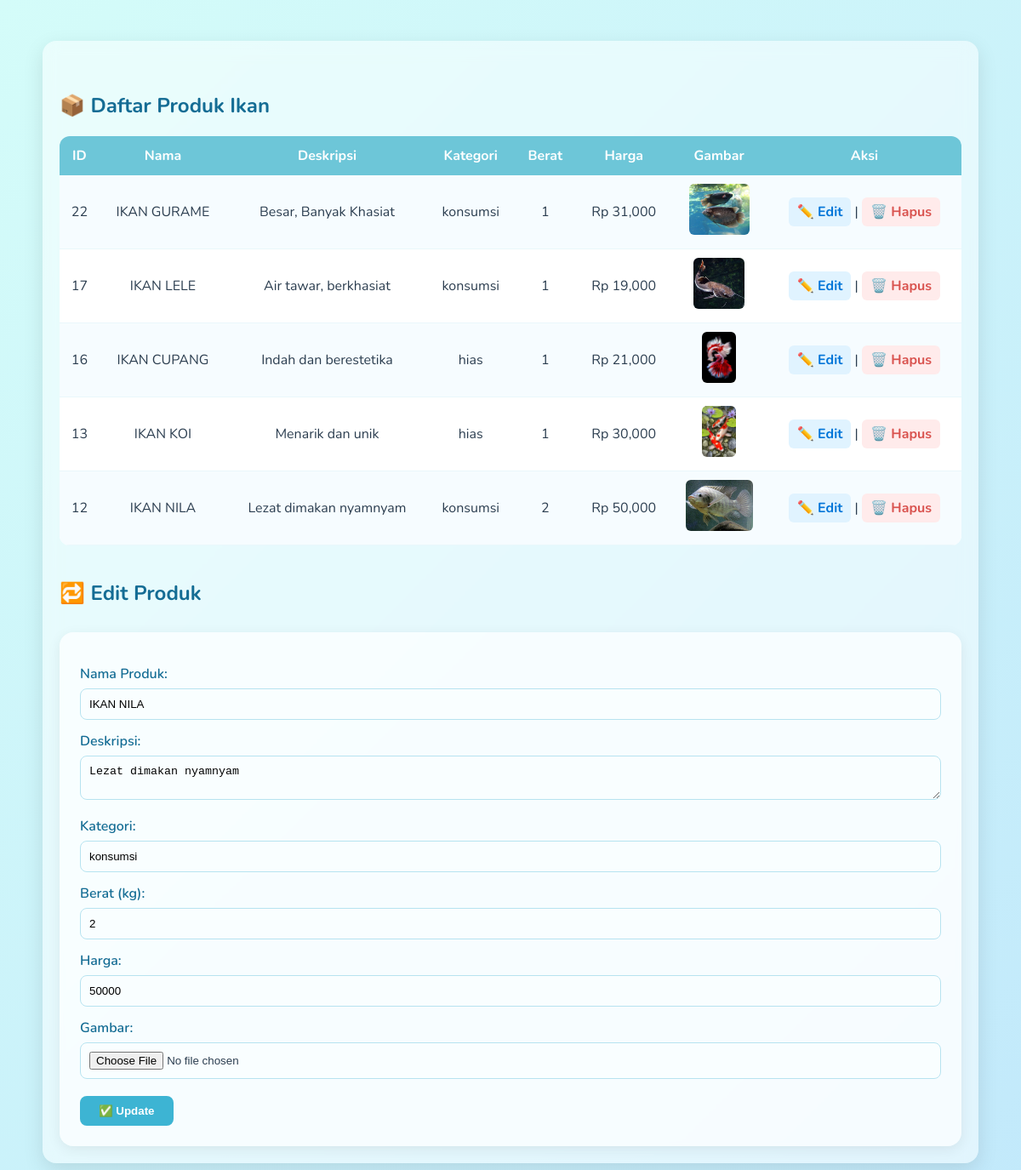
The page /backend/api/productFish/admin/index.php?edit=12 on the database its author committed.
### tables this page shows
CREATE TABLE `productfish` (
  `id` int NOT NULL,
  `nama` varchar(255) DEFAULT NULL,
  `deskripsi` text,
  `kategori` varchar(100) DEFAULT NULL,
  `berat` int DEFAULT NULL,
  `harga` int DEFAULT NULL,
  `gambar` varchar(255) DEFAULT NULL
);

### backend/api/productFish/admin/index.php (the view, shortened to what this page needs)
<?php
$pdo = new PDO("mysql:host=localhost;dbname=dbkita", "root", "");
$produk = $pdo->query("SELECT * FROM productFish ORDER BY id DESC")->fetchAll(PDO::FETCH_ASSOC);
$edit = null;
if (isset($_GET['edit']) && is_numeric($_GET['edit'])) {
    $stmt = $pdo->prepare("SELECT * FROM productFish WHERE id = ?");
    $stmt->execute([$_GET['edit']]);
    $edit = $stmt->fetch(PDO::FETCH_ASSOC);
}
?>
<!DOCTYPE html>
<html>
<head>
</head>
<body>
  <div class="container">
    <h2>📦 Daftar Produk Ikan</h2>
    <table>
      <tr>
        <th>ID</th>
        <th>Nama</th>
        <th>Deskripsi</th>
        <th>Kategori</th>
        <th>Berat</th>
        <th>Harga</th>
        <th>Gambar</th>
        <th>Aksi</th>
      </tr>
      <?php foreach ($produk as $row): ?>
      <tr>
        <td><?= $row['id'] ?></td>
        <td><?= htmlspecialchars($row['nama']) ?></td>
        <td><?= htmlspecialchars($row['deskripsi']) ?></td>
        <td><?= htmlspecialchars($row['kategori']) ?></td>
        <td><?= $row['berat'] ?></td>
        <td>Rp <?= number_format($row['harga']) ?></td>
        <td>
          <?php if ($row['gambar']): ?>
            <img src="../upload/<?= $row['gambar'] ?>" alt="">
          <?php endif ?>
        </td>
        <td>
          <a href="?edit=<?= $row['id'] ?>" class="edit">✏️ Edit</a> |
          <a href="?hapus=<?= $row['id'] ?>" onclick="return confirm('Hapus produk ini?')" class="hapus">🗑️ Hapus</a>
        </td>
      </tr>
      <?php endforeach ?>
    </table>
    <h2><?= $edit ? '🔁 Edit Produk' : '➕ Tambah Produk Baru' ?></h2>
    <form method="POST" enctype="multipart/form-data">
      <label>Nama Produk:</label>
      <input type="text" name="nama" value="<?= $edit['nama'] ?? '' ?>">
      <label>Deskripsi:</label>
      <textarea name="deskripsi"><?= $edit['deskripsi'] ?? '' ?></textarea>
      <label>Kategori:</label>
      <input type="text" name="kategori" value="<?= $edit['kategori'] ?? '' ?>">
      <label>Berat (kg):</label>
      <input type="number" name="berat" value="<?= $edit['berat'] ?? 1 ?>" step="0.1">
      <label>Harga:</label>
      <input type="number" name="harga" value="<?= $edit['harga'] ?? 0 ?>">
      <label>Gambar:</label>
      <input type="file" name="gambar">
      <button type="submit"><?= $edit ? '✅ Update' : '💾 Simpan' ?></button>
    </form>
  </div>
</body>
</html>

### backend/api/productFish/admin/index.php (style rules this page uses)
* { box-sizing: border-box; }
body { font-family: 'Nunito', sans-serif; background: linear-gradient(135deg, #d4fcf9, #c2e9fb); color: #2c3e50; padding: 40px; }
h2 { color: #146c94; margin-top: 40px; }
.container { max-width: 1100px; margin: auto; padding: 20px; background: rgba(255, 255, 255, 0.5); border-radius: 16px; box-shadow: 0 8px 24px rgba(0,0,0,0.1); backdrop-filter: blur(10px); }
table { width: 100%; border-collapse: collapse; margin-top: 20px; background-color: white; border-radius: 12px; overflow: hidden; }
th { background-color: #6dc6d8; color: white; padding: 12px; }
td { padding: 10px; text-align: center; border-bottom: 1px solid #e9f7fb; }
tr:nth-child(even) { background-color: #f6fcff; }
img { max-height: 60px; border-radius: 6px; }
a { text-decoration: none; font-weight: bold; padding: 6px 10px; border-radius: 6px; }
a.edit { background: #e0f3ff; color: #0275d8; }
a.hapus { background: #ffebeb; color: #d9534f; }
form { margin-top: 30px; background: rgba(255, 255, 255, 0.7); padding: 24px; border-radius: 16px; box-shadow: 0 4px 16px rgba(0,0,0,0.07); }
label { display: block; margin-top: 14px; font-weight: 600; color: #146c94; }
input[type="text"], input[type="number"], textarea, input[type="file"] { width: 100%; padding: 10px; margin-top: 6px; border: 1px solid #b7e3f0; border-radius: 8px; background: #f9feff; }
button { margin-top: 20px; padding: 10px 22px; background: #3db4d3; color: white; border: none; border-radius: 8px; font-weight: bold; cursor: pointer; transition: 0.3s; }

### rows shown on the page
productfish: id "22", nama "IKAN GURAME", deskripsi "Besar, Banyak Khasiat", kategori "konsumsi", berat "1", harga "31,000", gambar (picture)
productfish: id "17", nama "IKAN LELE", deskripsi "Air tawar, berkhasiat", kategori "konsumsi", berat "1", harga "19,000", gambar (picture)
productfish: id "16", nama "IKAN CUPANG", deskripsi "Indah dan berestetika", kategori "hias", berat "1", harga "21,000", gambar (picture)
productfish: id "13", nama "IKAN KOI", deskripsi "Menarik dan unik", kategori "hias", berat "1", harga "30,000", gambar (picture)
productfish: id "12", nama "IKAN NILA", deskripsi "Lezat dimakan nyamnyam", kategori "konsumsi", berat "2", harga "50,000", gambar (picture), harga "50000"
